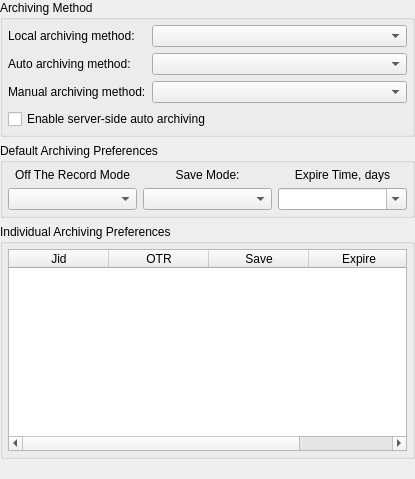
<ui version="4.0" >
 <class>ArchiveOptionsClass</class>
 <widget class="QWidget" name="ArchiveOptionsClass" >
  <property name="geometry" >
   <rect>
    <x>0</x>
    <y>0</y>
    <width>415</width>
    <height>479</height>
   </rect>
  </property>
  <property name="windowTitle" >
   <string>ArchiveOptions</string>
  </property>
  <layout class="QVBoxLayout" >
   <property name="leftMargin" >
    <number>0</number>
   </property>
   <property name="topMargin" >
    <number>0</number>
   </property>
   <property name="rightMargin" >
    <number>0</number>
   </property>
   <property name="bottomMargin" >
    <number>0</number>
   </property>
   <item>
    <widget class="QGroupBox" name="grbMethod" >
     <property name="title" >
      <string>Archiving Method</string>
     </property>
     <layout class="QGridLayout" >
      <property name="leftMargin" >
       <number>5</number>
      </property>
      <property name="topMargin" >
       <number>5</number>
      </property>
      <property name="rightMargin" >
       <number>5</number>
      </property>
      <property name="bottomMargin" >
       <number>5</number>
      </property>
      <item row="0" column="0" >
       <widget class="QLabel" name="lblMethodLocal" >
        <property name="text" >
         <string>Local archiving method:</string>
        </property>
       </widget>
      </item>
      <item row="0" column="1" >
       <widget class="QComboBox" name="cmbMethodLocal" >
        <property name="sizePolicy" >
         <sizepolicy vsizetype="Fixed" hsizetype="Expanding" >
          <horstretch>0</horstretch>
          <verstretch>0</verstretch>
         </sizepolicy>
        </property>
       </widget>
      </item>
      <item row="1" column="0" >
       <widget class="QLabel" name="lblMethodAuto" >
        <property name="text" >
         <string>Auto archiving method:</string>
        </property>
       </widget>
      </item>
      <item row="1" column="1" >
       <widget class="QComboBox" name="cmbMethodAuto" >
        <property name="sizePolicy" >
         <sizepolicy vsizetype="Fixed" hsizetype="Expanding" >
          <horstretch>0</horstretch>
          <verstretch>0</verstretch>
         </sizepolicy>
        </property>
       </widget>
      </item>
      <item row="2" column="0" >
       <widget class="QLabel" name="lblMethodManual" >
        <property name="text" >
         <string>Manual archiving method:</string>
        </property>
       </widget>
      </item>
      <item row="2" column="1" >
       <widget class="QComboBox" name="cmbMethodManual" >
        <property name="sizePolicy" >
         <sizepolicy vsizetype="Fixed" hsizetype="Expanding" >
          <horstretch>0</horstretch>
          <verstretch>0</verstretch>
         </sizepolicy>
        </property>
       </widget>
      </item>
      <item row="3" column="0" colspan="2" >
       <widget class="QCheckBox" name="chbAutoSave" >
        <property name="text" >
         <string>Enable server-side auto archiving</string>
        </property>
       </widget>
      </item>
     </layout>
    </widget>
   </item>
   <item>
    <widget class="QGroupBox" name="grbDefault" >
     <property name="title" >
      <string>Default Archiving Preferences</string>
     </property>
     <layout class="QGridLayout" >
      <property name="leftMargin" >
       <number>5</number>
      </property>
      <property name="topMargin" >
       <number>5</number>
      </property>
      <property name="rightMargin" >
       <number>5</number>
      </property>
      <property name="bottomMargin" >
       <number>5</number>
      </property>
      <item row="0" column="0" >
       <widget class="QLabel" name="lblModeOTR" >
        <property name="text" >
         <string>Off The Record Mode</string>
        </property>
        <property name="alignment" >
         <set>Qt::AlignCenter</set>
        </property>
       </widget>
      </item>
      <item row="0" column="1" >
       <widget class="QLabel" name="lblModeSave" >
        <property name="text" >
         <string>Save Mode:</string>
        </property>
        <property name="alignment" >
         <set>Qt::AlignCenter</set>
        </property>
       </widget>
      </item>
      <item row="0" column="2" >
       <widget class="QLabel" name="lblExpireTime" >
        <property name="text" >
         <string>Expire Time, days</string>
        </property>
        <property name="alignment" >
         <set>Qt::AlignCenter</set>
        </property>
       </widget>
      </item>
      <item row="1" column="0" >
       <widget class="QComboBox" name="cmbModeOTR" />
      </item>
      <item row="1" column="1" >
       <widget class="QComboBox" name="cmbModeSave" />
      </item>
      <item row="1" column="2" >
       <widget class="QComboBox" name="cmbExpireTime" >
        <property name="editable" >
         <bool>true</bool>
        </property>
       </widget>
      </item>
     </layout>
    </widget>
   </item>
   <item>
    <widget class="QGroupBox" name="grbIndividual" >
     <property name="title" >
      <string>Individual Archiving Preferences</string>
     </property>
     <layout class="QVBoxLayout" >
      <property name="leftMargin" >
       <number>5</number>
      </property>
      <property name="topMargin" >
       <number>5</number>
      </property>
      <property name="rightMargin" >
       <number>5</number>
      </property>
      <property name="bottomMargin" >
       <number>5</number>
      </property>
      <item>
       <widget class="QTableWidget" name="tbwItemPrefs" >
        <property name="editTriggers" >
         <set>QAbstractItemView::NoEditTriggers</set>
        </property>
        <property name="alternatingRowColors" >
         <bool>true</bool>
        </property>
        <property name="selectionMode" >
         <enum>QAbstractItemView::NoSelection</enum>
        </property>
        <property name="selectionBehavior" >
         <enum>QAbstractItemView::SelectRows</enum>
        </property>
        <property name="sortingEnabled" >
         <bool>true</bool>
        </property>
        <property name="columnCount" >
         <number>4</number>
        </property>
        <column>
         <property name="text" >
          <string>Jid</string>
         </property>
        </column>
        <column>
         <property name="text" >
          <string>OTR</string>
         </property>
        </column>
        <column>
         <property name="text" >
          <string>Save</string>
         </property>
        </column>
        <column>
         <property name="text" >
          <string>Expire</string>
         </property>
        </column>
       </widget>
      </item>
     </layout>
    </widget>
   </item>
   <item>
    <widget class="QLabel" name="lblStatus" >
     <property name="wordWrap" >
      <bool>true</bool>
     </property>
    </widget>
   </item>
  </layout>
 </widget>
 <layoutdefault spacing="6" margin="11" />
 <resources/>
 <connections/>
</ui>
